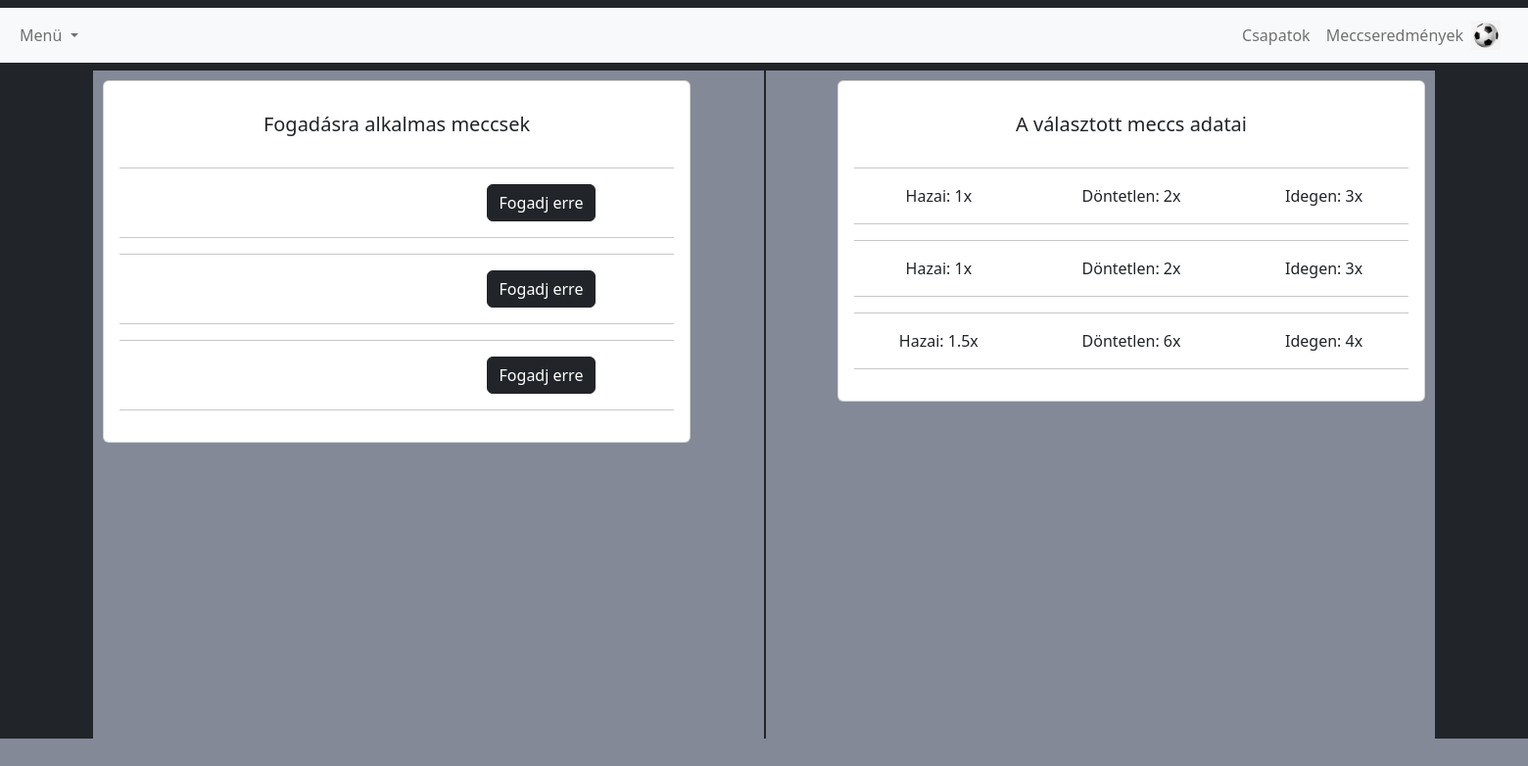
Page /fogadas_adatok.php on the earlier database version.
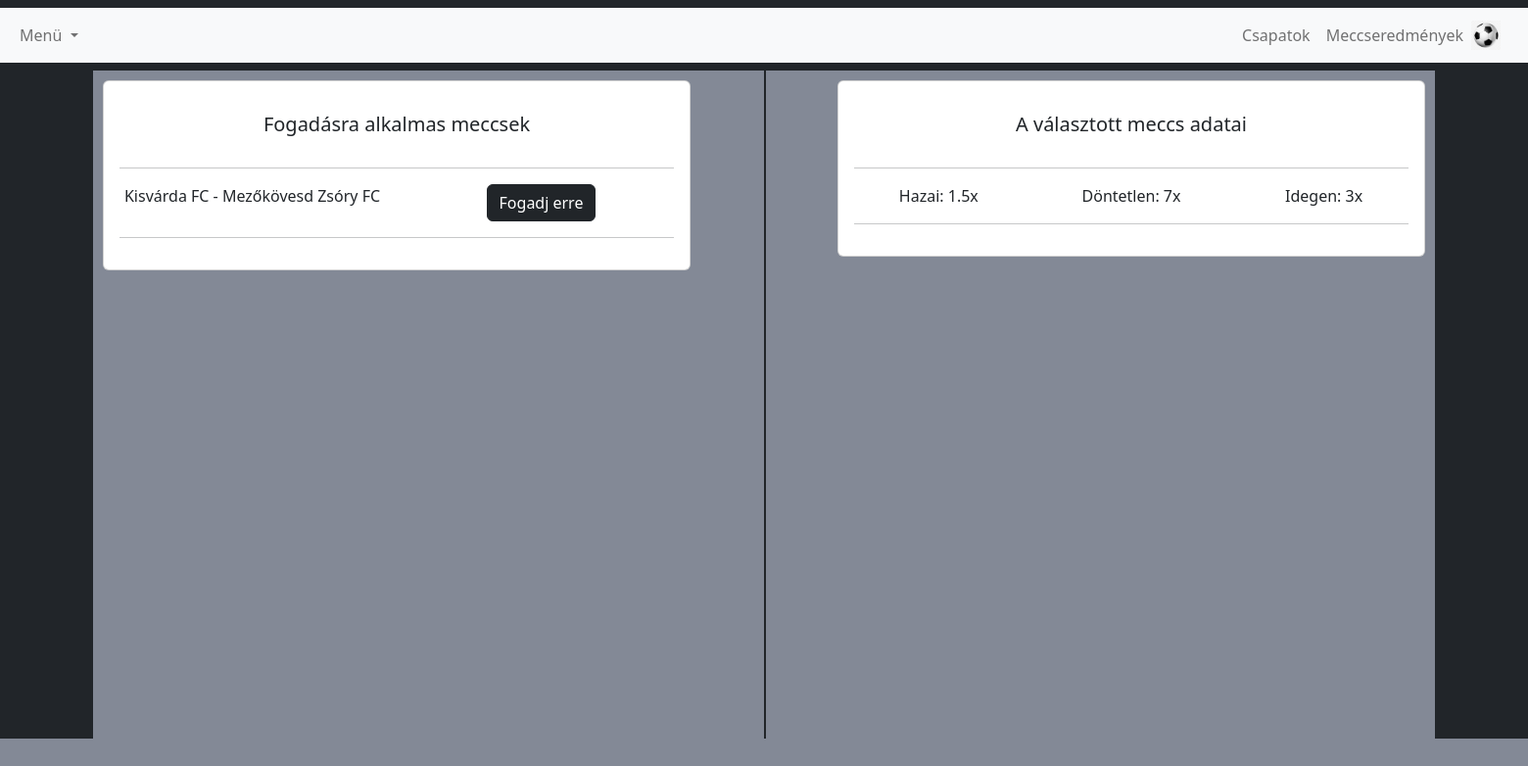
Same page on the later database version.
### tables this page shows
CREATE TABLE `csapat_parositas` (
  `hazai_sz` varchar(4) DEFAULT NULL,
  `dontetlen_sz` varchar(4) DEFAULT NULL,
  `idegen_sz` varchar(4) DEFAULT NULL,
  `hazai_idegen_cs` varchar(255) DEFAULT NULL
);

### fogadas_adatok.php (the view, shortened to what this page needs)
<?php require_once('header.php') ?>
<?php
$serverAddress = 'localhost';
$username = 'root';
$password = '';
$databaseName = 'football_projekt';
$connection = mysqli_connect($serverAddress, $username, $password, $databaseName);
?>
<div class="vl">
  <?php
  if ($_SESSION['user']['admin'] == 0) {
    $sql = $connection->query('SELECT * FROM csapat_parositas');
    echo '<div class="kartya">
                    <div class="card mb-4">
                       <div class="card-body text-center">
                 <h5 class="my-3">Fogadásra alkalmas meccsek</h5>
                 <div class="d-flex justify-content-center mb-2">
                                         </div>';
    while ($row = $sql->fetch_array()) {
      echo '
        <hr>
          <div class="row">
              <div class="col-sm-6">
                 <p class="mb-0">' . $row['hazai_idegen_cs'] . '</p>
              </div>
              <div class="col-sm-6">
              <form method="POST" action="fogadas_adatok.php">
                 <button class="btn btn-dark" type="submit" id="' . $row['hazai_idegen_cs'] . '" name="' . $row['hazai_idegen_cs'] . '">Fogadj erre</button>
              </form>
              </div>
          </div>
        <hr>';
    }
    echo ' </div>
        </div>
       </div>';
  }
  ?>
<?php
  if ($_SESSION['user']['admin'] == 0) {
    $sql = $connection->query('SELECT * FROM csapat_parositas');
    echo '<div class="kartya2">
                    <div class="card mb-4">
                       <div class="card-body text-center">
                 <h5 class="my-3">A választott meccs adatai</h5>
                 <div class="d-flex justify-content-center mb-2">
                                         </div>';
    while ($row = $sql->fetch_array()) {
      echo '
        <hr>
          <div class="row">
              <div class="col-sm-4">
              <p class="mb-0"> Hazai: ' . $row['hazai_sz'] . 'x</p>
              </div>
              <div class="col-sm-4">
              <p class="mb-0"> Döntetlen: ' . $row['dontetlen_sz'] . 'x</p>
              </div>
              <div class="col-sm-4">
              <p class="mb-0"> Idegen: ' . $row['idegen_sz'] . 'x</p>
              </div>
          </div>
        <hr>';
    }
    echo ' </div>
        </div>
       </div>';
  }
  ?>
  <div class="vertical"></div>
</div>
<div class="vl">
</div>
<?php require_once('footer.php') ?>

### header.php (shortened to what this page needs)
<!DOCTYPE html>
<html lang="en">
<head>
    <link href="https://cdn.jsdelivr.net/npm/bootstrap@5.2.2/dist/css/bootstrap.min.css" rel="stylesheet">
</head>
<body style="background-color:#838996;">
    <nav class="navbar navbar-expand-lg bg-dark">
        <div class="container-fluid bg-light">
            <div class="collapse navbar-collapse" id="navbarNav">
                <div class="offcanvas offcanvas-end" tabindex="-1" id="offcanvasNavbar" aria-labelledby="offcanvasNavbarLabel">
                    <div class="offcanvas-body">
                        <ul class="navbar-nav justify-content-end">
                            <li class="nav-item dropdown">
                                <a class="nav-link dropdown-toggle" href="#" role="button" data-bs-toggle="dropdown" aria-expanded="false">
                                    Menü
                                </a>
                            </li>
                        </ul>
                    </div>
                </div>
                <ul class="navbar-nav">
                    <li class="nav-item">
                        <a class="nav-link" href="csapatok.php">Csapatok</a>
                    </li>
                    <li class="nav-item">
                        <a class="nav-link" href="eredmenyek.php">Meccseredmények</a>
                    </li>
                </ul>
                <nav class="navbar navbar-light bg-light">
                <a class="navbar-brand" href="index.php">
                    <img src="images/labda.png" width="30" height="30" class="d-inline-block align-top" alt="">
                </a>
            </nav>
            </div>
        </div>
    </nav>
</body>

### footer.php
</html>

### fogadas_adatok.php (style rules this page uses)
.vl { border-left: 95px solid #212529; border-right: 95px solid #212529; height: 341px; }
.vertical { border-left: 2px solid #212529; height: 682px; position: relative; left: 50%; }
.kartya { margin-top: 10px; position: absolute; left: 105px; width: 600px; }
.kartya2 { margin-top: 10px; position: absolute; right: 105px; width: 600px; }

Differences in the rows shown:
removed csapat_parositas: hazai_sz "1", dontetlen_sz "2", idegen_sz "3"
removed csapat_parositas: hazai_sz "1", dontetlen_sz "2", idegen_sz "3"
removed csapat_parositas: hazai_sz "1.5", dontetlen_sz "6", idegen_sz "4"
added csapat_parositas: hazai_idegen_cs "Kisvárda FC - Mezőkövesd Zsóry FC", hazai_sz "1.5", dontetlen_sz "7", idegen_sz "3"
